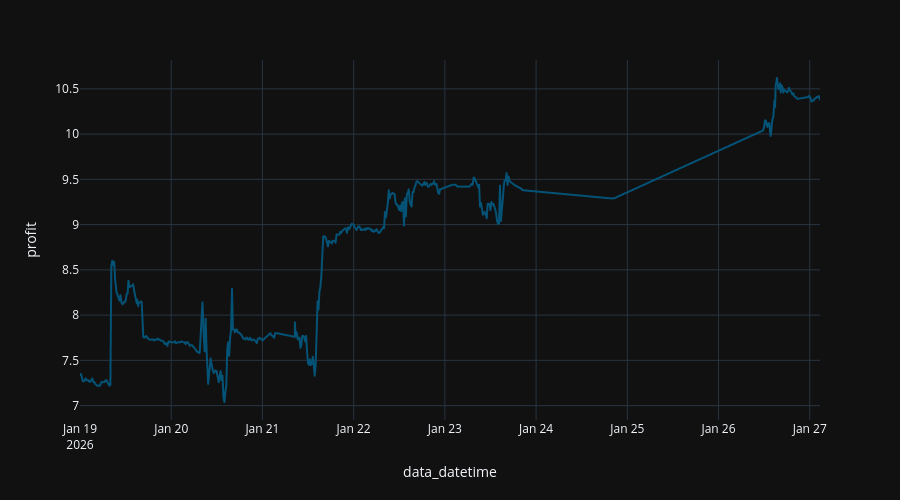

The notebook cell saved with this chart:
### Code cell
asset_name = 'ISFEl_EQ'

x = df[df['name'] == asset_name][['data_datetime', 'profit', 'name']].sort_values(by="data_datetime")

fig = px.line (
  x,
  "data_datetime",
  "profit",
#   color_discrete_sequence="Tealgrn_r",
)

fig.update_layout (
  height=500,
)

### Figure 1 — Plotly figure (JSON) as saved in the notebook; plotly's stock layout.template omitted (floating-point values rounded to 4 significant figures; data arrays with more than 128 entries replaced by an {"elided": "..."} marker saying what was removed)
{"data": [{"hovertemplate": "data_datetime=%{x}<br>profit=%{y}<extra></extra>", "legendgroup": "", "line": {"color": "rgb(4, 82, 117)", "dash": "solid"}, "marker": {"symbol": "circle"}, "mode": "lines", "name": "", "showlegend": false, "type": "scattergl", "x": {"elided": "1006 str values"}, "xaxis": "x", "y": {"elided": "1006 float values"}, "yaxis": "y"}], "layout": {"height": 500, "legend": {"tracegroupgap": 0}, "margin": {"t": 60}, "xaxis": {"anchor": "y", "domain": [0, 1], "title": {"text": "data_datetime"}}, "yaxis": {"anchor": "x", "domain": [0, 1], "title": {"text": "profit"}}}}
